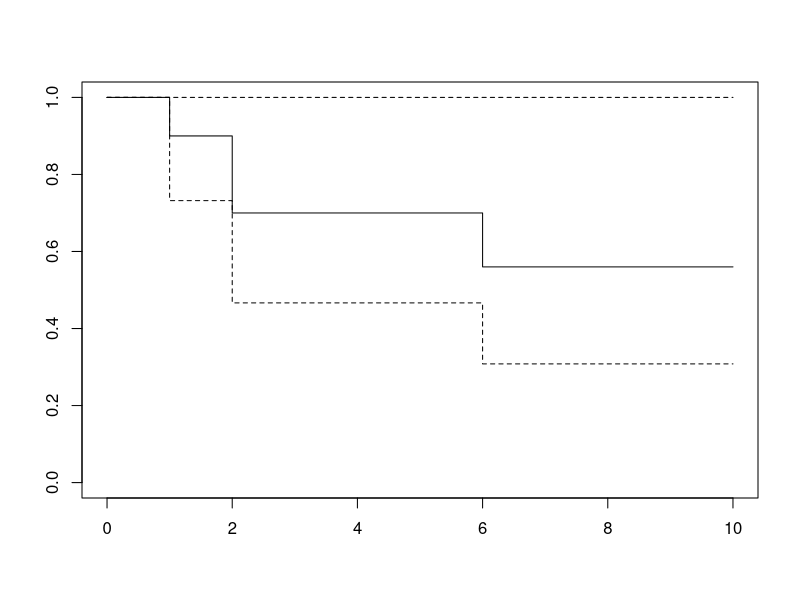
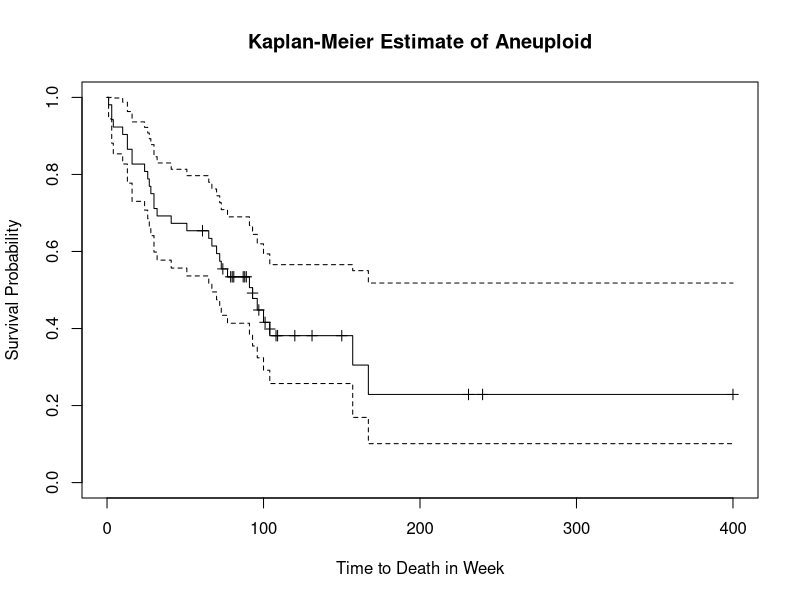
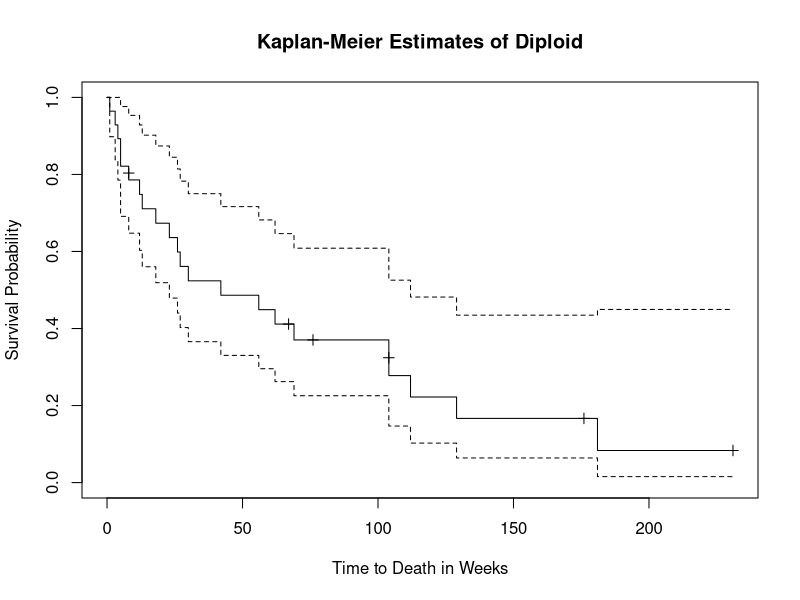

The R source for these figures, in order:
## ---- chunk 1
library(survival)
library(MASS)
library(KMsurv)
## ---- chunk 2
time = c(1, 2, 2, 4, 5, 6, 7, 8, 9, 10)

event = c(1, 1, 1, 0, 0, 1, 0, 0, 0, 0)

surv_obj = Surv(time, event == 1)

km_fit = survfit(surv_obj ~ 1, type = "kaplan-meier")

summary(km_fit)

plot(km_fit)
## ---- chunk 3
# Kaplan-Meier, Nelson-Aalen, Fleming-Harrington estimate
cbind(km_fit$time, 
      km_fit$surv, 
      cumsum(km_fit$n.event/km_fit$n.risk), 
      exp(-cumsum(km_fit$n.event/km_fit$n.risk)))
## ---- chunk 4
data("tongue")

aneuploid = subset(tongue, type == 1)
diploid = subset(tongue, type == 2)

aneuploid$surv_obj <- with(aneuploid, Surv(time, delta == 1))
diploid$surv_obj <- with(diploid , Surv(time, delta == 1))

km_aneuploid <- survfit(surv_obj ~ type, 
                        conf.type="log",
                        type = "kaplan-meier", 
                        data = aneuploid)

summary(km_aneuploid)

plot(km_aneuploid,
     mark.time = T,
     main="Kaplan-Meier Estimate of Aneuploid",
     ylab = "Survival Probability", 
     xlab = "Time to Death in Week")


km_diploid = survfit(surv_obj~type, 
                     conf.type="log",
                     type = "kaplan-meier",
                     data=diploid)

summary(km_diploid)

plot(km_diploid, 
     mark.time = T,
     main="Kaplan-Meier Estimates of Diploid",
     ylab = "Survival Probability",
     xlab="Time to Death in Weeks")
## ---- chunk 5
# survival rate at 1 yr (52 weeks), with CI
summary(km_aneuploid,time = c(52))

summary(km_diploid,time = c(52))
